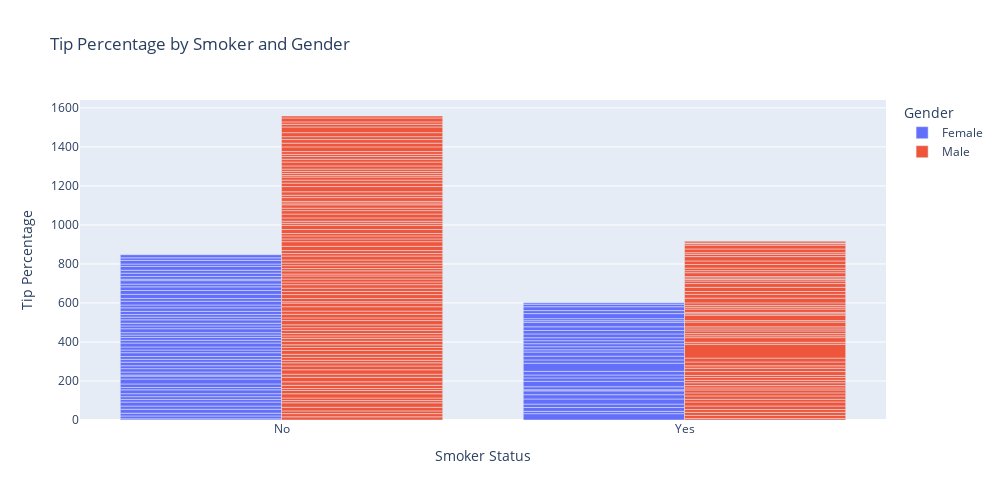

Notebook code for this chart:
### Code cell
import plotly.express as px

fig1 = px.bar(
    df,
    x="smoker",
    y="tip_percentage",
    color="sex",
    barmode="group",
    title="Tip Percentage by Smoker and Gender",
    labels={"smoker": "Smoker Status", "tip_percentage": "Tip Percentage", "sex": "Gender"},
    width=1000,
    height=500
)
fig1.show()

### Figure 1 — Plotly figure (JSON) as saved in the notebook; plotly's stock layout.template omitted (floating-point values rounded to 4 significant figures; data arrays with more than 128 entries replaced by an {"elided": "..."} marker saying what was removed)
{"data": [{"alignmentgroup": "True", "hovertemplate": "Gender=Female<br>Smoker Status=%{x}<br>Tip Percentage=%{y}<extra></extra>", "legendgroup": "Female", "marker": {"color": "#636efa", "pattern": {"shape": ""}}, "name": "Female", "offsetgroup": "Female", "orientation": "v", "showlegend": true, "textposition": "auto", "type": "bar", "x": ["No", "No", "No", "No", "No", "No", "No", "No", "No", "No", "No", "No", "No", "No", "No", "No", "Yes", "No", "Yes", "Yes", "No", "No", "No", "Yes", "Yes", "No", "Yes", "Yes", "Yes", "Yes", "No", "Yes", "No", "No", "No", "No", "No", "No", "No", "No", "No", "No", "No", "No", "No", "No", "No", "No", "No", "No", "No", "No", "No", "No", "No", "No", "No", "No", "No", "No", "No", "Yes", "Yes", "Yes", "Yes", "Yes", "Yes", "Yes", "Yes", "Yes", "Yes", "Yes", "Yes", "Yes", "Yes", "Yes", "Yes", "Yes", "Yes", "Yes", "No", "Yes", "Yes", "Yes", "No", "Yes", "No"], "xaxis": "x", "y": [5.94, 14.68, 14.18, 20.36, 16.17, 20.62, 13.55, 14.14, 15.27, 19.92, 11.84, 18.13, 25.27, 14.94, 5.68, 15.02, 32.57, 17.57, 11.69, 19.78, 14.94, 18.17, 14.84, 17.39, 26.35, 14.29, 22.03, 19.51, 5.64, 15.52, 19.5, 27.95, 13.79, 15.56, 20.22, 14.08, 14.48, 12.13, 12.52, 20.19, 14.09, 13.77, 17.57, 13.96, 13.43, 16.31, 17.8, 14.69, 19.36, 14.13, 20.9, 20.03, 18.48, 14.0, 17.96, 7.3, 13.73, 17.22, 15.0, 19.49, 12.34, 17.13, 15.2, 18.81, 41.67, 16.75, 19.28, 21.15, 11.6, 15.38, 15.78, 15.38, 15.24, 19.61, 17.48, 18.84, 23.07, 8.53, 10.25, 25.93, 18.77, 15.37, 19.82, 13.02, 13.03, 7.36, 15.97], "yaxis": "y"}, {"alignmentgroup": "True", "hovertemplate": "Gender=Male<br>Smoker Status=%{x}<br>Tip Percentage=%{y}<extra></extra>", "legendgroup": "Male", "marker": {"color": "#EF553B", "pattern": {"shape": ""}}, "name": "Male", "offsetgroup": "Male", "orientation": "v", "showlegend": true, "textposition": "auto", "type": "bar", "x": {"elided": "157 str values"}, "xaxis": "x", "y": {"elided": "157 float values"}, "yaxis": "y"}], "layout": {"barmode": "group", "height": 500, "legend": {"title": {"text": "Gender"}, "tracegroupgap": 0}, "title": {"text": "Tip Percentage by Smoker and Gender"}, "width": 1000, "xaxis": {"anchor": "y", "domain": [0, 1], "title": {"text": "Smoker Status"}}, "yaxis": {"anchor": "x", "domain": [0, 1], "title": {"text": "Tip Percentage"}}}}
